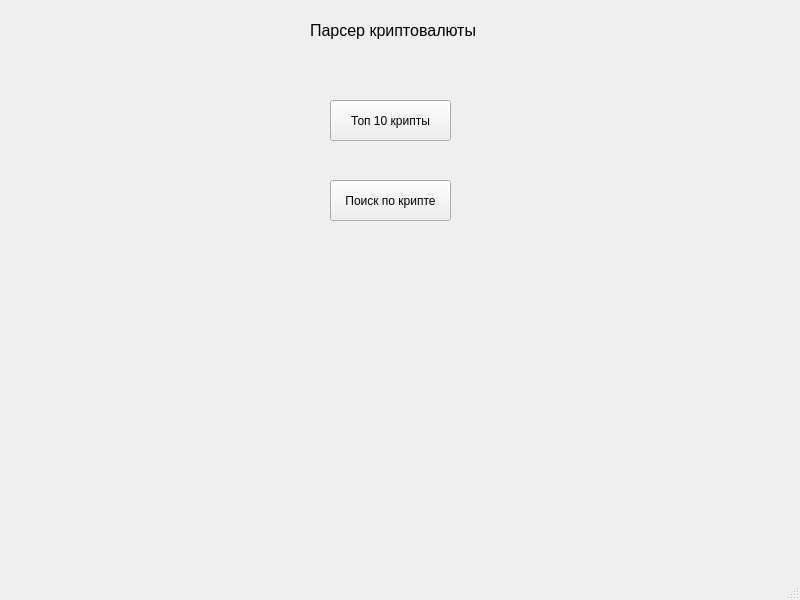
<?xml version="1.0" encoding="UTF-8"?>
<ui version="4.0">
 <class>MainWindow</class>
 <widget class="QMainWindow" name="MainWindow">
  <property name="geometry">
   <rect>
    <x>0</x>
    <y>0</y>
    <width>800</width>
    <height>600</height>
   </rect>
  </property>
  <property name="windowTitle">
   <string>Parcer</string>
  </property>
  <property name="windowIcon">
   <iconset theme="unnamed.png"/>
  </property>
  <widget class="QWidget" name="centralwidget">
   <widget class="QLabel" name="label">
    <property name="geometry">
     <rect>
      <x>310</x>
      <y>20</y>
      <width>171</width>
      <height>21</height>
     </rect>
    </property>
    <property name="font">
     <font>
      <pointsize>12</pointsize>
     </font>
    </property>
    <property name="text">
     <string>Парсер криптовалюты</string>
    </property>
   </widget>
   <widget class="QPushButton" name="pushButton">
    <property name="geometry">
     <rect>
      <x>330</x>
      <y>100</y>
      <width>121</width>
      <height>41</height>
     </rect>
    </property>
    <property name="text">
     <string>Топ 10 крипты</string>
    </property>
   </widget>
   <widget class="QPushButton" name="pushButton_2">
    <property name="geometry">
     <rect>
      <x>330</x>
      <y>180</y>
      <width>121</width>
      <height>41</height>
     </rect>
    </property>
    <property name="text">
     <string>Поиск по крипте</string>
    </property>
   </widget>
  </widget>
  <widget class="QMenuBar" name="menubar">
   <property name="geometry">
    <rect>
     <x>0</x>
     <y>0</y>
     <width>800</width>
     <height>21</height>
    </rect>
   </property>
  </widget>
  <widget class="QStatusBar" name="statusbar"/>
 </widget>
 <resources/>
 <connections/>
</ui>
